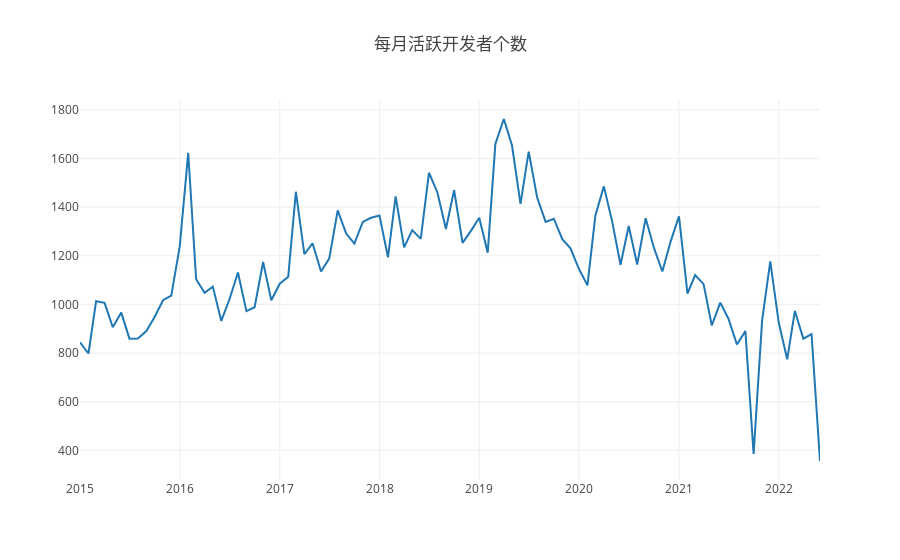

Notebook cell for this chart:
### Code cell
var startYear = 2015,
  endYear = 2022;
var years = [];
var repo_id = 507775;
var query = openDigger.driver.clickhouse.query;
for (var y = startYear; y <= endYear; y++) years.push(y);
console.log('2.4 - - - - - - - - - ');
Promise.all(
  years.map((year) => {
    return query(`
    select created_at, actor_id
    from github_log.events
    where toYear(created_at)=${year} and repo_id=${repo_id} 
    `);
  })
).then((data) => {
  var tmp = new Map();
  for (let i = 0; i < data.length; i++) {
    for (let j = 0; j < data[i].length; j++) {
      if (!tmp.has(data[i][j].created_at.slice(0, 7))) {
        tmp.set(data[i][j].created_at.slice(0, 7), [data[i][j].actor_id]);
      } else {
        tmp.set(data[i][j].created_at.slice(0, 7), [
          data[i][j].actor_id,
          ...tmp.get(data[i][j].created_at.slice(0, 7)),
        ]);
      }
    }
  }
  let timeArray = [];
  let countArray = [];
  const tmpPair = {};
  for (let key of tmp) {
    let tmpCount = new Set(key[1]).size;
    tmpPair[key[0]] = tmpCount;
  }
  const ordered = Object.fromEntries(Object.entries(tmpPair).sort()); // sort by date
  for(let key in ordered) {
      timeArray.push(key);
      countArray.push(ordered[key]);
  }
  // for (let i = 0; i < timeArray.length; i++) {
  //   console.log("年月: " + timeArray[i]);
  //   console.log("当月活跃开发者个数: " + countArray[i]);
  // }
  var data = [
    {
      x: timeArray,
      y: countArray,
      type: "scatter",
    },
  ];
  openDigger.render.plotly(data, { title: "每月活跃开发者个数" });
});

### Figure 1 — Plotly figure (JSON) as saved in the notebook; plotly's stock layout.template omitted (floating-point values rounded to 4 significant figures)
{"data": [{"type": "scatter", "x": ["2015-01", "2015-02", "2015-03", "2015-04", "2015-05", "2015-06", "2015-07", "2015-08", "2015-09", "2015-10", "2015-11", "2015-12", "2016-01", "2016-02", "2016-03", "2016-04", "2016-05", "2016-06", "2016-07", "2016-08", "2016-09", "2016-10", "2016-11", "2016-12", "2017-01", "2017-02", "2017-03", "2017-04", "2017-05", "2017-06", "2017-07", "2017-08", "2017-09", "2017-10", "2017-11", "2017-12", "2018-01", "2018-02", "2018-03", "2018-04", "2018-05", "2018-06", "2018-07", "2018-08", "2018-09", "2018-10", "2018-11", "2018-12", "2019-01", "2019-02", "2019-03", "2019-04", "2019-05", "2019-06", "2019-07", "2019-08", "2019-09", "2019-10", "2019-11", "2019-12", "2020-01", "2020-02", "2020-03", "2020-04", "2020-05", "2020-06", "2020-07", "2020-08", "2020-09", "2020-10", "2020-11", "2020-12", "2021-01", "2021-02", "2021-03", "2021-04", "2021-05", "2021-06", "2021-07", "2021-08", "2021-09", "2021-10", "2021-11", "2021-12", "2022-01", "2022-02", "2022-03", "2022-04", "2022-05", "2022-06"], "y": [844, 798, 1013, 1006, 906, 966, 859, 860, 890, 948, 1017, 1036, 1238, 1623, 1103, 1048, 1073, 932, 1021, 1131, 972, 988, 1174, 1017, 1085, 1113, 1463, 1206, 1251, 1135, 1188, 1386, 1291, 1250, 1339, 1356, 1365, 1193, 1444, 1234, 1305, 1269, 1541, 1460, 1310, 1469, 1253, 1301, 1356, 1212, 1659, 1762, 1653, 1413, 1628, 1439, 1339, 1352, 1268, 1230, 1145, 1078, 1365, 1485, 1343, 1163, 1322, 1164, 1354, 1233, 1135, 1257, 1362, 1044, 1120, 1083, 913, 1007, 941, 835, 890, 385, 932, 1177, 925, 774, 973, 859, 878, 356]}], "layout": {"autosize": true, "title": {"text": "每月活跃开发者个数"}, "xaxis": {"autorange": true, "range": ["2015-01-01", "2022-06-01"], "type": "date"}, "yaxis": {"autorange": true, "range": [277.9, 1840.0], "type": "linear"}}}
